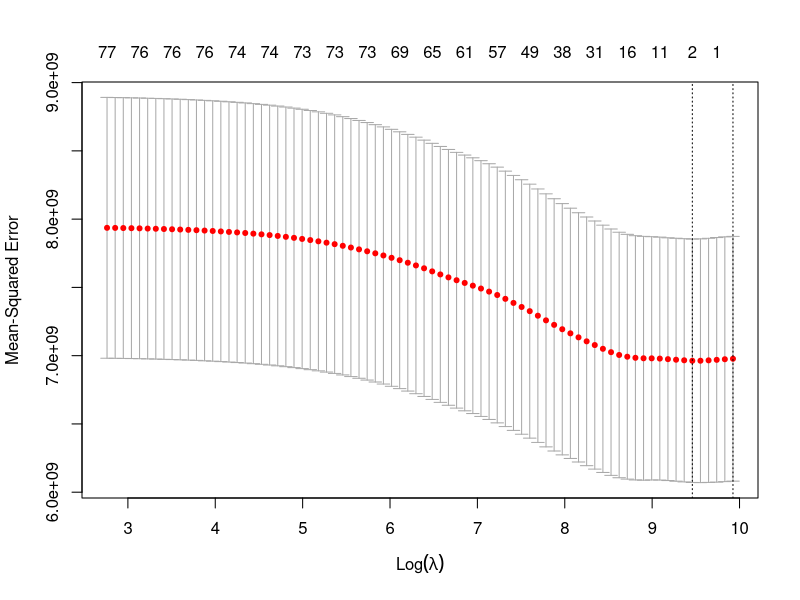

Reproduce this figure in R. (Note: this script raises an error after producing the figure.)
setwd(dirname(rstudioapi::getActiveDocumentContext()$path))
library(glmnet)

housingDF <- read.csv("clean_house.csv")
x <- model.matrix(SalePrice ~ ., data = housingDF)[,-1]
y <- housingDF$SalePrice

#train/test
train <- sample(1:nrow(x), nrow(x)/2)
test <- (-train)
y.train <- y[train]
y.test <- y[test]

#find best alpha - 0.5
alphalist<-seq(0,1,by=0.1)
elasticnet<-lapply(alphalist, function(a){cv.glmnet(x[train, ], y.train, alpha=a)})
for (i in 1:11) {print(min(elasticnet[[i]]$cvm))}


#grid.lambda <- 10^seq(10, -2, length = 100)

cv.out <- cv.glmnet(x[train, ], y.train, alpha = 0.5)

plot(cv.out)
best.lambda <- cv.out$lambda.min
best.lambda

#best lambda = 5838.57

#calculate MSPE
EN.pred <- predict(EN.model.train, s = best.lambda, newx = x[test,])
mspe.EN <- mean((EN.pred - y.test)^2)
mspe.EN

#need to CV loop across diff test/train k-fold to get average MSPE?

#code to fit final model
finalmodel <- glmnet(x,y, alpha = 0.5, lambda = best.lambda)
#get coefficients
coef_elastic <- coef(finalmodel)
